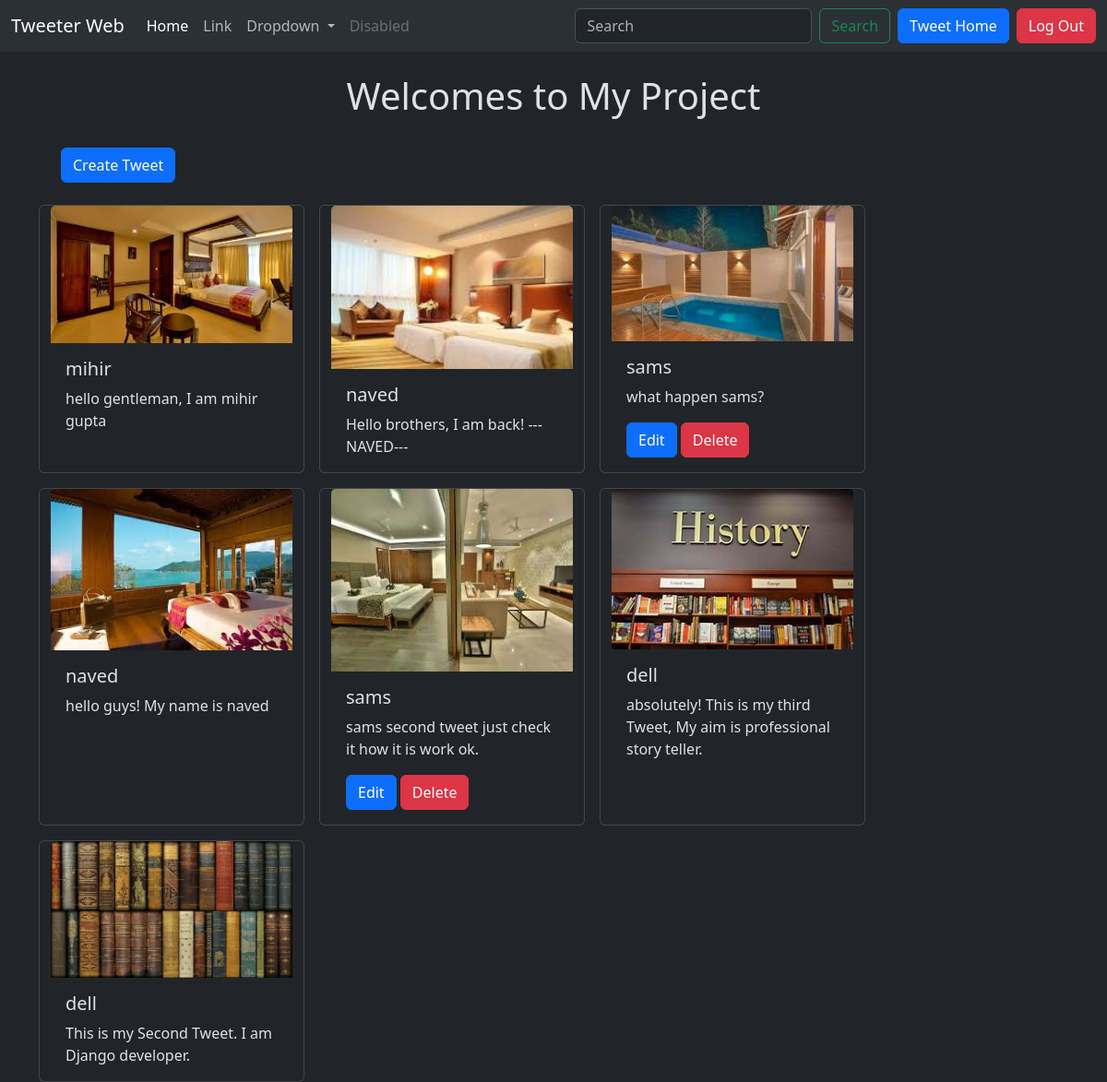
The app's page /app/list/ (signed in) with its own data.
### twitterApp/models.py (models this page shows)
class Tweet(models.Model):
    user = models.ForeignKey(User, on_delete=models.CASCADE)
    text = models.TextField(max_length=240)
    photo = models.ImageField(upload_to='photosTweet', blank=True, null=True)
    created_add  = models.DateTimeField(auto_now_add=True)
    updated_add = models.DateTimeField(auto_now=True)

### twitterApp/views.py (the view)
# urls.py: path('list/', views.tweet_list, name='tweet_list'),
def tweet_list(request):
    tweets = Tweet.objects.all().order_by('-created_add')
    return render(request, 'tweet_list.html', {'tweets':tweets})

### twitterApp/templates/tweet_list.html (shortened to what this page needs)
{% extends "layout.html" %}
{% block content %}
<h1 class="text-center mt-4">Welcomes to My Project</h1>
<a class="btn btn-primary m-4" href="{% url "tweet_create" %}">Create Tweet</a>
<div class="container row gap-3">
    {% for tweet in tweets %}
    <div class="card" style="width: 18rem;">
        <img src="{{tweet.photo.url}}" class="card-img-top" alt="...">
        <div class="card-body">
          <h5 class="card-title">{{tweet.user.username}}</h5>
          <p class="card-text">{{tweet.text}}</p>
          {% if tweet.user == user %}
          <a href="{% url "tweet_edit" tweet.id %}" class="btn btn-primary">Edit</a>
          <a href="{% url "tweet_delete" tweet.id %}" class="btn btn-danger">Delete</a>
          {% endif %}
        </div>
      </div>
    {% endfor %}
</div>
{% endblock %}

### records on screen
Tweet: photo (picture), user.username "mihir", text "hello gentleman, I am mihir gupta"
Tweet: photo (picture), user.username "naved", text "Hello brothers, I am back! ---NAVED---"
Tweet: photo (picture), user.username "sams", text "what happen sams?", shows "Edit"
Tweet: photo (picture), user.username "naved", text "hello guys! My name is naved"
Tweet: photo (picture), user.username "sams", text "sams second tweet just check it how it is work ok.", shows "Edit"
Tweet: photo (picture), user.username "dell", text "absolutely! This is my third Tweet, My aim is professional story teller."
Tweet: photo (picture), user.username "dell", text "This is my Second Tweet. I am Django developer."
